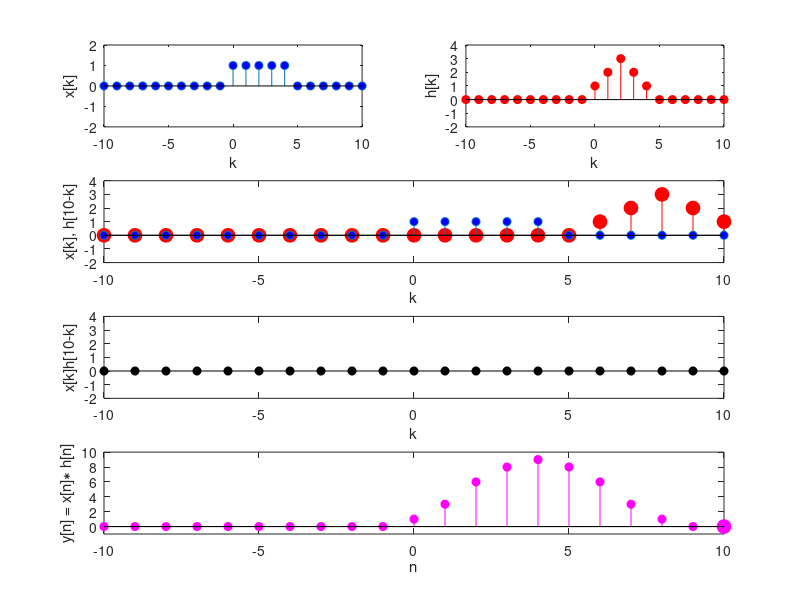

MATLAB code to generate this figure:
clear all
close all
clc

L = 5;
N = 10;
k = -N:N;
x = [zeros(1,N) ones(1,L) zeros(1,N-L+1)];
h = [zeros(1,N) 1:1:ceil(L/2) floor(L/2):-1:1 zeros(1,N-L+1)];

y = [];
figure
i = 1;
for n = -N:N
    subplot(4,2,1)
    stem(k,x,'MarkerFaceColor','blue'), axis([-N N -2 2]), xlabel('k'), ylabel('x[k]')
    subplot(4,2,2)
    stem(k,h,'r','MarkerFaceColor','red'), axis([-N N -2 ceil(L/2)+1]), xlabel('k'), ylabel('h[k]')
  
    if n<0
        subplot(4,2,[3,4])
        stem(k,[h(end-abs(n):-1:1) zeros(1,abs(n))],'r','MarkerFaceColor','red','MarkerSize',10), hold on,
        stem(k,x,'MarkerFaceColor','blue'), axis([-N N -2 ceil(L/2)+1]), xlabel('k'), ylabel(sprintf('x[k], h[%i-k]',n))
        hold off
        subplot(4,2,[5,6])
        stem(k,x.*[h(end-abs(n):-1:1) zeros(1,abs(n))],'k','MarkerFaceColor','black'), axis([-N N -2 4])
        xlabel('k'), ylabel(sprintf('x[k]h[%i-k]',n))
        subplot(4,2,[7,8])
        y = [y sum(x.*[h(end-abs(n):-1:1) zeros(1,abs(n))])];
        stem(k,[y NaN(1,2*N+1-i)],'m','MarkerFaceColor','magenta'), hold on,
        stem(k(i),y(end),'m','MarkerFaceColor','magenta','MarkerSize',10),
        axis([-N N -1 ceil(L/2)^2+1]), xlabel('n'), ylabel('y[n] = x[n]\ast h[n]')
    else
        subplot(4,2,[3,4])
        stem(k,[zeros(1,n) h(end:-1:1+n) ],'r','MarkerFaceColor','red','MarkerSize',10), hold on,
        stem(k,x,'MarkerFaceColor','blue'), axis([-N N -2 ceil(L/2)+1]), xlabel('k'), ylabel(sprintf('x[k], h[%i-k]',n))
        hold off 
        subplot(4,2,[5,6])
        stem(k,x.*[zeros(1,n) h(end:-1:1+n)],'k','MarkerFaceColor','black'), axis([-N N -2 4])
        xlabel('k'), ylabel(sprintf('x[k]h[%i-k]',n))
        subplot(4,2,[7,8])
        y = [y sum(x.*[zeros(1,n) h(end:-1:1+n)])];
        stem(k,[y NaN(1,2*N+1-i)],'m','MarkerFaceColor','magenta'), hold on,
        stem(k(i),y(end),'m','MarkerFaceColor','magenta','MarkerSize',10),
        axis([-N N -1 ceil(L/2)^2+1]), xlabel('n'), ylabel('y[n] = x[n]\ast h[n]')
    end
    hold off
    pause
    i = i + 1;
end
